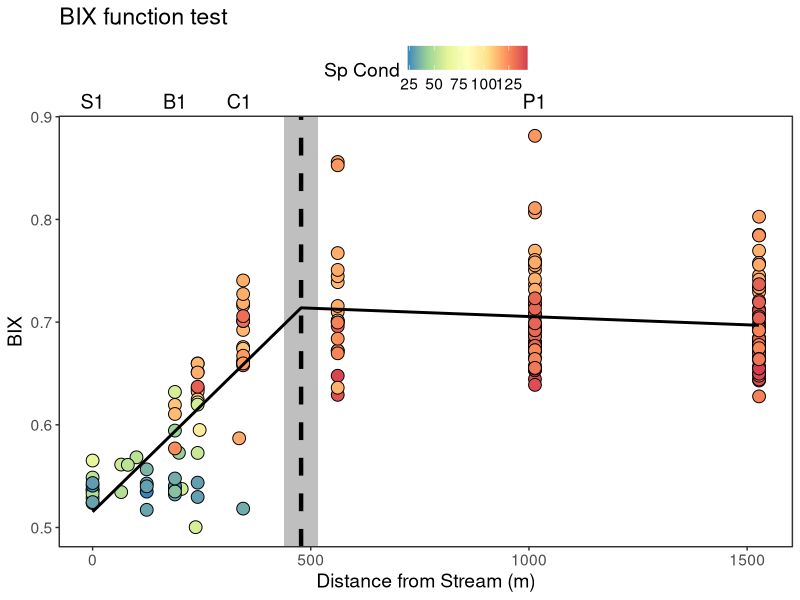
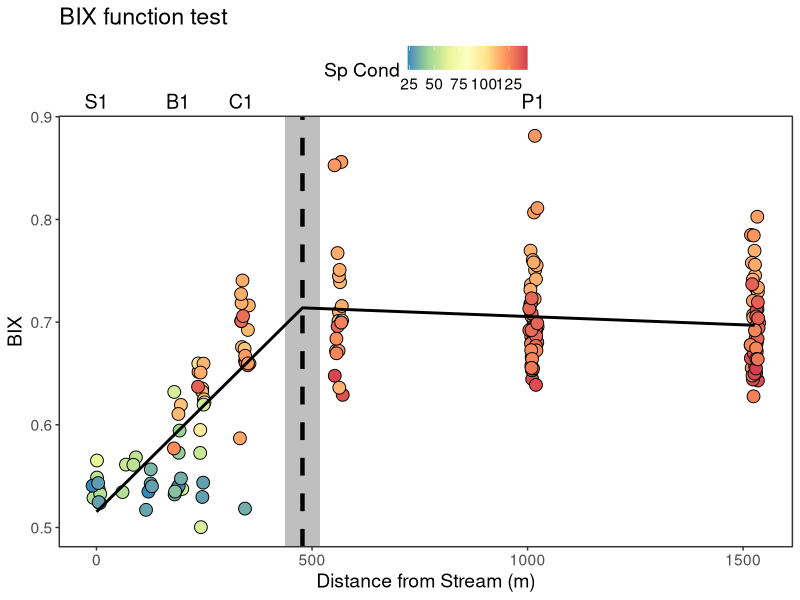
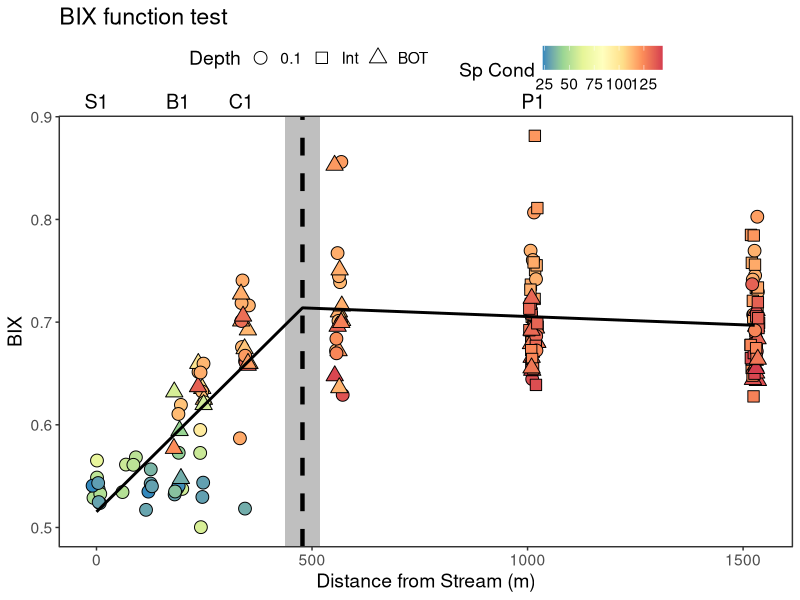
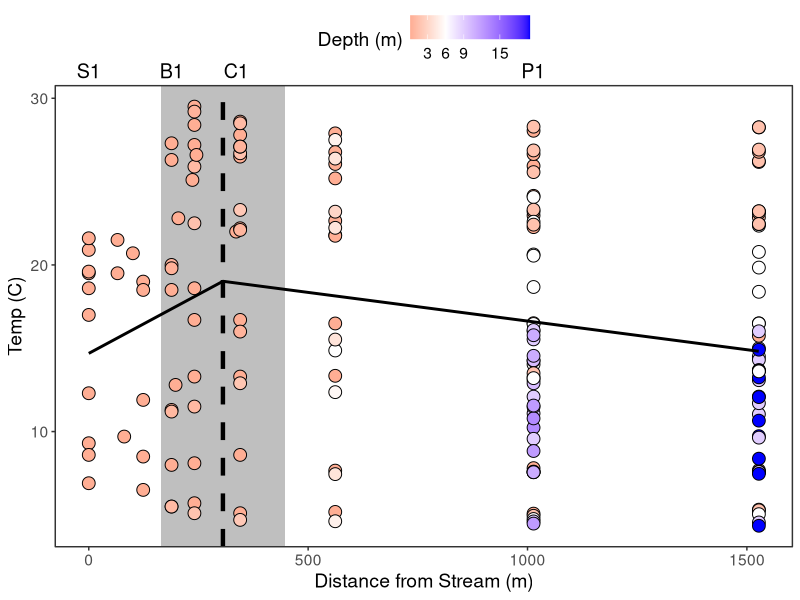
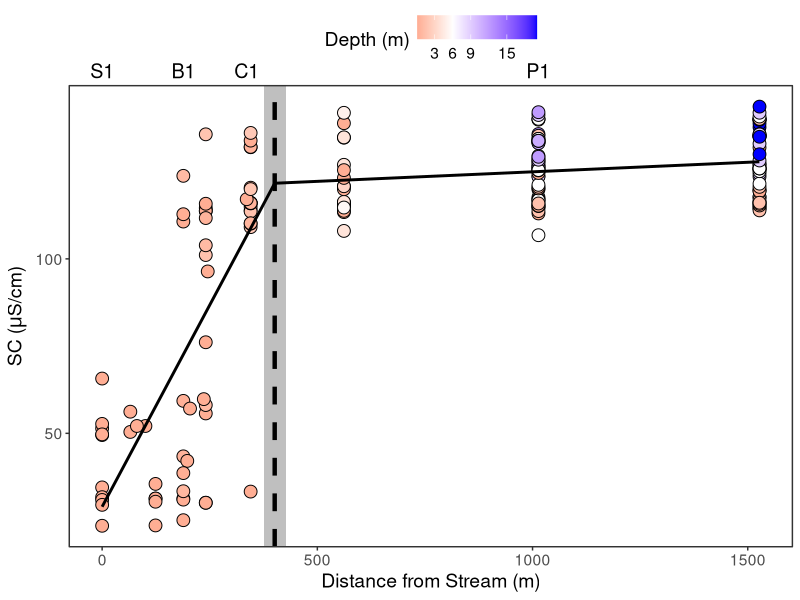
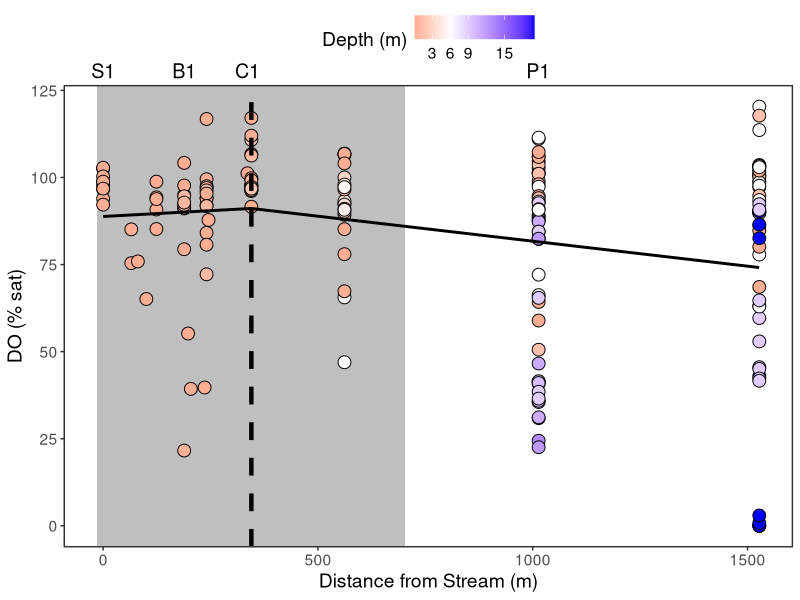
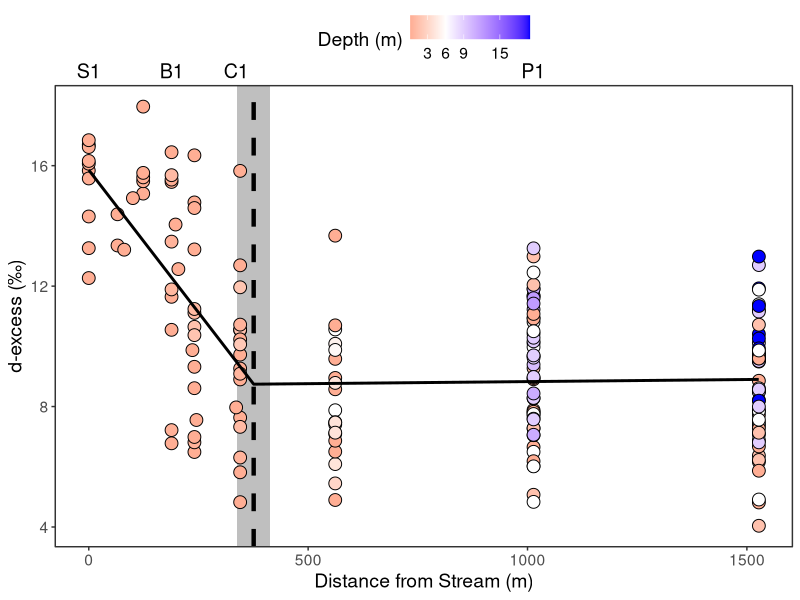
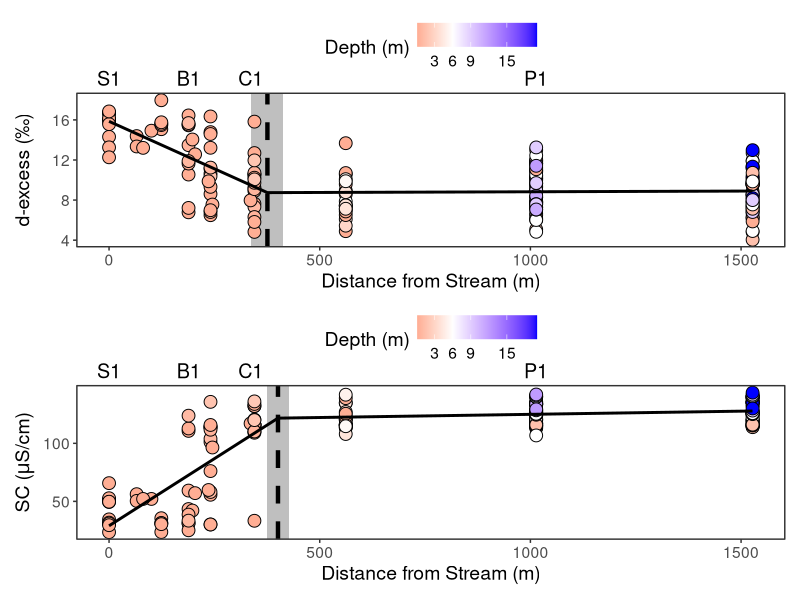

Reproduce these figures in R, in order.
## ---- chunk 1
## packages 
library(segmented) #for breakpoints
library(tidyverse)
library(patchwork) # so you can arrange figures by "/" or "|"

## read in chem data
chem <- read_csv("../Data/chemistry_joined_sensor_hydro.csv")   

## ---- chunk 2
chem_bp <- chem |> 
  #Make depth column grouped by Surface, Bottom, and Intermediate (just for P1 and P2 for INT)
   mutate(Depth_bins = as.character(ifelse(Site %in% c(98,96,92,90) & Depth_m > 0.1, "BOT", Depth_m)),
          Depth_bins = as.character(ifelse(Site %in% c(88,50) & Depth_m > 9, "BOT", Depth_bins)),
          Depth_bins = as.character(ifelse(!Depth_bins %in% c("0.1", "BOT"), "Int", Depth_bins))
  ) |> 
  #zscores
  mutate(Temp_zs = scale(Temp_C),
         SC_zs = scale(SpCond_uScm),
         dexcess_zs = scale(D_excess),
         BIX_zs = scale(BIX),
         HIX_zs = scale(HIX),
         SUVA254_zs = scale(SUVA254),
         AT_zs = scale(A_T),
         DOC_zs = scale(DOC_mgL),
         NO3_zs = scale(NO3NO2_ugL),
         Chla_zs = scale(Chla_ugL)
         )

  
## ---- chunk 3
### BIX as an example

# #fit normal linear regression 
# my.lm <- lm(BIX ~ Distance, data = chem)
# summary(my.lm)
# davies <- davies.test(my.lm, k=10)
# davies
# 
# #Run breakpoint
# my.seg <- segmented(my.lm,  seg.Z = ~ Distance,  psi = 2 )
# summary(my.seg)
# my.seg$psi
# slope(my.seg)
# 
# #fit breakpoint segments to distance data
# my.fitted <- fitted(my.seg)
# my.model <- data.frame(Distance = chem$Distance, BIX_fit = my.fitted)
# 
# #get breakpoint lines
# #NOTE that this line comes up chopy because its fitting to x axis values that aren't continous (have gaps between c and P sites; fixed later below)
# my.lines <- my.seg$psi[ , 2]
# 
# #plot
# chem |> 
#   ggplot(aes(x = Distance, y = BIX, fill = Depth_m))+
#   geom_point(shape = 21, size = 4) + #shape = 21,
#   # geom_smooth()+
#   theme_bw()+ theme(legend.position = "top", text = element_text(size = 18),
#                     panel.grid.major = element_blank(), panel.grid.minor = element_blank())+
#   labs(x= "Distance from Stream (m)", y = "BIX", fill = "Depth (m)",
#        shape = "Site Type")+
#   scale_x_continuous(breaks = c(0, 500, 1000, 1500))+ 
#   scale_fill_gradient2(low = "red",  high ="blue",
#                        midpoint = 6,  guide = "colourbar", breaks = c(3,6,9, 15))+
#   #geom_smooth()+
#   geom_vline(xintercept = my.lines, linetype = "dashed", size = 1.5) +
#   geom_line(data = my.model, aes(x = Distance, y = BIX_fit), size = 1, inherit.aes = FALSE ) 



## get the quick stats by running on variables breakpoint
# #BIX
# my.lm <- lm(BIX ~ Distance, data = chem)
# davies <- davies.test(my.lm, k=10)
# davies
# my.seg <- segmented(my.lm,  seg.Z = ~ Distance,  psi = 2 )
# summary(my.seg)
# my.seg$psi
# slope(my.seg)


## ---- chunk 4

run_breakpoint_analysis <- function(df, 
                                    response_var = NULL,
                                    response_var_label = NULL,
                                    fill_var = NULL,
                                    fill_var_label = NULL,
                                    title = NULL,
                                    depth_shape = FALSE,  # TRUE/FALSE to map Depth_bins to shape
                                    jitter_width = NULL   # NULL = no jitter, numeric = jitter width
                                    ) {
  
  # Fit linear model
  my.lm <- lm(as.formula(paste(response_var, "~ Distance")), data = df)
  
  # Davies test
  davies <- davies.test(my.lm, k = 10)
  
  # Segmented model
  my.seg <- segmented(my.lm, seg.Z = ~ Distance, psi = 2)
  
  # Make regression lines
  dist_gradient <- data.frame(Distance = seq(0, max(df$Distance, na.rm = TRUE), by = 1))
  dist_gradient$fit <- predict(my.seg, newdata = dist_gradient)
  
  # Breakpoint + SE
  my.lines     <- my.seg$psi[, 2]
  my.lines.SE  <- my.seg$psi[, 3]
  
  # Build base plot
  p <- df |>
    ggplot(aes(x = Distance, y = .data[[response_var]], fill = .data[[fill_var]])) +
    geom_rect(
      aes(
        xmin = (my.lines - my.lines.SE),
        xmax = (my.lines + my.lines.SE),
        ymin = -Inf, ymax = Inf
      ),
      alpha = 0.1, fill = "gray", color = NA
    )
  
  # Conditionally map shape to Depth_bins or use fixed shape
  if (depth_shape) {
    if (!is.null(jitter_width)) {
      p <- p + geom_jitter(aes(shape = Depth_bins), size = 4, width = jitter_width)
    } else {
      p <- p + geom_point(aes(shape = Depth_bins), size = 4)
    }
    p <- p + scale_shape_manual(
      values = c("0.1" = 21, "Int" = 22, "BOT" = 24),
      limits = c("0.1", "Int", "BOT"),
      name = "Depth"
    )
  } else {
    if (!is.null(jitter_width)) {
      p <- p + geom_jitter(shape = 21, size = 4, width = jitter_width)
    } else {
      p <- p + geom_point(shape = 21, size = 4)
    }
  }
  
  p <- p +
    labs(
      x = "Distance from Stream (m)",
      title = title,
      y = response_var_label,
      fill = fill_var_label
    ) +
    scale_x_continuous(breaks = c(0, 500, 1000, 1500)) +
    geom_vline(xintercept = my.lines, linetype = "dashed", size = 1.5) +
    geom_line(
      data = dist_gradient,
      aes(x = Distance, y = fit),
      size = 1,
      inherit.aes = FALSE
    ) +
    annotate("text",
             x = c(0, 189, 336, 1013),
             y = Inf,
             label = c("S1", "B1", "C1", "P1"),
             vjust = -0.5,
             size = 5) +
    coord_cartesian(clip = "off") +
    theme_bw() +
    theme(
      legend.position = "top",
      text = element_text(size = 14),
      panel.grid.major = element_blank(),
      panel.grid.minor = element_blank(),
      legend.background = element_blank(),
      legend.box.background = element_blank()
    )

  # Change fill color ramp for filling by Depth vs other variables
  if (fill_var == "Depth_m") {
    p <- p + scale_fill_gradient2(
      low = "red", high = "blue",
      midpoint = 6, guide = "colourbar",
      breaks = c(3, 6, 9, 15)
    )
  } else {
    p <- p + scale_fill_distiller(palette = "Spectral", direction = -1)
  }
 
  list(
    plot = p,
    segmented_summary = summary(my.seg),
    segmented_slopes = slope(my.seg),
    davies_test = davies
  )
} # end of function 


## ---- chunk 5
run_breakpoint_analysis(chem_bp, response_var = "BIX", response_var_label = "BIX", title = "BIX function test",
                                        fill_var = "SpCond_uScm", fill_var_label = "Sp Cond", depth_shape = F)

run_breakpoint_analysis(chem_bp, response_var = "BIX", response_var_label = "BIX", title = "BIX function test",
                                        fill_var = "SpCond_uScm", fill_var_label = "Sp Cond", 
                        jitter_width = 10 ,  depth_shape = F)

run_breakpoint_analysis(chem_bp, response_var = "BIX", response_var_label = "BIX", title = "BIX function test",
                                        fill_var = "SpCond_uScm", fill_var_label = "Sp Cond", 
                        jitter_width = 10 ,  depth_shape = T)


## ---- chunk 6
## Temp
temp_break <- run_breakpoint_analysis(chem_bp, response_var = "Temp_C", response_var_label = "Temp (C)",
                                      fill_var = "Depth_m", fill_var_label = "Depth (m)")

temp_break$plot
temp_break$davies_test

## Cond
SC_break <- run_breakpoint_analysis(chem_bp, response_var = "SpCond_uScm", 
                                    response_var_label = expression(paste("SC (",mu,"S/cm)")),
                                    fill_var = "Depth_m", fill_var_label = "Depth (m)")

SC_break$plot
SC_break$davies_test

## DO
DO_break <- run_breakpoint_analysis(chem_bp, response_var = "DOsat_percent", response_var_label = "DO (% sat)",
                                    fill_var = "Depth_m", fill_var_label = "Depth (m)")

DO_break$plot
DO_break$davies_test


## d-excess
Dexcess_break <- run_breakpoint_analysis(chem_bp, response_var = "D_excess", response_var_label = "d-excess (\u2030)",
                                    fill_var = "Depth_m", fill_var_label = "Depth (m)")

Dexcess_break$plot
Dexcess_break$davies_test


## stack Sp cond and d-excess
Dexcess_break$plot / SC_break$plot



## ---- chunk 7

## Cond
SC_zs_break <- run_breakpoint_analysis(chem_bp, response_var = "SC_zs", response_var_label = "SC (z-score)", 
                                       jitter_width = 10,
                                       fill_var = "Depth_m", fill_var_label = "Depth (m)")

SC_zs_break$plot
SC_zs_break$davies_test
SC_zs_break$segmented_summary
SC_zs_break$segmented_slopes



## d-excess
Dexcess_zs_break <- run_breakpoint_analysis(chem_bp, response_var = "dexcess_zs",
                                            jitter_width = 10,
                                            response_var_label = "d-excess (z-score)",fill_var = "Depth_m", fill_var_label = "Depth (m)")

Dexcess_zs_break$plot
Dexcess_zs_break$davies_test
Dexcess_zs_break$segmented_summary
Dexcess_zs_break$segmented_slopes



## ---- chunk 8

levels <- c("Temp_C", "SpCond_uScm", "D_excess")

levels_db <- c("22 May", "19 Jun", "11 Jul", "14 Aug", "16 Sep", 
               "30 Sep", "28 Oct", "17 Dec", "26 Feb", "16 Apr")

#By dates
chem_bp |> 
  dplyr::select(-Depth_bins) |> 
  pivot_longer(-c(1:7)) |>  
  # filter(!Site %in% c(50,88,90)) |> #if wanting to zoom in on S1 - C1 transition
  filter(name %in% levels) |> 
  mutate(Date1 = format(Date, "%d %b")) |> 
  ggplot(aes(x = Distance, y = value, fill = Depth_m))+
  geom_rect(aes(xmin = Dry_start, xmax = Dry_end, ymin = -Inf, ymax = Inf), 
            alpha = 0.1, fill = "gray", color = NA )+ #color gets rid of border
  geom_point(shape = 21, size = 4) + #shape = 21,
  #geom_smooth()+ # add ', warning=FALSE' to chunk to see plot
  facet_grid(factor(name, levels = levels)~factor(Date1, levels = levels_db), scales = "free_y")+
  theme_bw()+ theme(legend.position = "top", text = element_text(size = 14),
                    axis.text.x = element_text(angle = 45, hjust = 1), #can make angle = 45 and hjust = 1 to shift x label
                    panel.grid.major = element_blank(), panel.grid.minor = element_blank())+
  labs(x= "Distance from Stream (m)", fill = "Depth (m)")+
  scale_x_continuous(breaks = c(0, 600, 1200))+ 
  scale_fill_gradient2(low = "red",  high ="blue",
                       midpoint = 6,  guide = "colourbar", breaks = c(3,6,9, 15))




## ---- chunk 9
### dry stream vs connected days 
dry_stream_days <- c(ymd("2024-06-19"), ymd("2024-07-11"), ymd("2024-08-14"), 
                ymd("2024-09-16"), ymd("2024-10-28") )

wet_stream_days <- c(ymd("2024-05-22"), ymd("2024-09-30"), ymd("2024-12-17"), 
                ymd("2025-02-26"), ymd("2025-04-16"))

### plunge v no plunge groups 
plungedays <- c(ymd("2024-05-22"), ymd("2024-06-19"), ymd("2025-02-26"), ymd("2025-04-16"))

nonplungedays <- c(ymd("2024-07-11"), ymd("2024-08-14"), ymd("2024-09-16"),
                    ymd("2024-09-30"),  ymd("2024-10-28"), ymd("2024-12-17"))


## ---- chunk 10
## SC
plungedays_df <- chem_bp |> 
  filter(Date %in% plungedays)

SC_break_plunge <- run_breakpoint_analysis(plungedays_df, response_var = "SpCond_uScm", 
                                           response_var_label = expression(paste("SC (",mu,"S/cm)")),
                                    fill_var = "Depth_m", fill_var_label = "Depth (m)", title = "Plunge Days")

SC_break_plunge$davies_test


noplungedays_df <- chem_bp |> 
  filter(Date %in% nonplungedays)

SC_break_plungeno <- run_breakpoint_analysis(noplungedays_df, response_var = "SpCond_uScm", 
                                             response_var_label = expression(paste("SC (",mu,"S/cm)")),
                                    fill_var = "Depth_m", fill_var_label = "Depth (m)", title = "Non Plunge Days")

SC_break_plungeno$davies_test

SC_break_plunge$plot / SC_break_plungeno$plot


##D-excess
Dexcess_break_plunge <- run_breakpoint_analysis(plungedays_df, response_var = "D_excess", 
                                                response_var_label = "d-excess (\u2030)",
                                    fill_var = "Depth_m", fill_var_label = "Depth (m)", title = "Plunge Days")

Dexcess_break_plunge$davies_test


Dexcess_break_plungeno <- run_breakpoint_analysis(noplungedays_df, response_var = "D_excess", 
                                                  response_var_label = "d-excess (\u2030)",
                                    fill_var = "Depth_m", fill_var_label = "Depth (m)", title = "Non Plunge Days")

Dexcess_break_plungeno$davies_test

Dexcess_break_plunge$plot / Dexcess_break_plungeno$plot


## ---- chunk 11
## SC
drystream_df <- chem_bp |> 
  filter(Date %in% dry_stream_days)

SC_break_dry <- run_breakpoint_analysis(drystream_df, response_var = "SpCond_uScm",
                                        response_var_label = expression(paste("SC (",mu,"S/cm)")),
                                    fill_var = "Depth_m", fill_var_label = "Depth (m)", title = "Dry Stream Days")

SC_break_dry$davies_test


wetstream_df <- chem_bp |> 
  filter(Date %in% wet_stream_days)

SC_break_wet <- run_breakpoint_analysis(wetstream_df, response_var = "SpCond_uScm",
                                        response_var_label = expression(paste("SC (",mu,"S/cm)")),
                                    fill_var = "Depth_m", fill_var_label = "Depth (m)", title = "Connected Stream Days")

SC_break_wet$davies_test

SC_break_dry$plot / SC_break_wet$plot


##D-excess
D_break_dry <- run_breakpoint_analysis(drystream_df, response_var = "D_excess", 
                                       response_var_label = "d-excess (\u2030)",
                                    fill_var = "Depth_m", fill_var_label = "Depth (m)", title = "Dry Stream Days")

D_break_wet <- run_breakpoint_analysis(wetstream_df, response_var = "D_excess",
                                       response_var_label = "d-excess (\u2030)",
                                    fill_var = "Depth_m", fill_var_label = "Depth (m)", title = "Connected Stream Days")

D_break_dry$plot / D_break_wet$plot



## ---- chunk 12

##Plunge v no plunge
SC_break_plunge$plot / SC_break_plungeno$plot

Dexcess_break_plunge$plot / Dexcess_break_plungeno$plot

cowplot::plot_grid(SC_break_plunge$plot, Dexcess_break_plunge$plot , 
                                    SC_break_plungeno$plot, Dexcess_break_plungeno$plot,
                                     labels = c("a", "b", "c", "d"), ncol = 2)

#dry v wet 
SC_break_dry$plot / SC_break_wet$plot
D_break_dry$plot / D_break_wet$plot

cowplot::plot_grid(SC_break_dry$plot, D_break_dry$plot , 
                                    SC_break_wet$plot, D_break_wet$plot,
                                     labels = c("a", "b", "c", "d"), ncol = 2)


## all together now 
SI_plunge_dry_SC_dexcess_fig <-
  cowplot::plot_grid(SC_break_plunge$plot, Dexcess_break_plunge$plot , SC_break_dry$plot, D_break_dry$plot , 
                   SC_break_plungeno$plot, Dexcess_break_plungeno$plot, SC_break_wet$plot, D_break_wet$plot,
                                    # labels = c("a", "b", "c", "d", "e", "f", "g", "h"), 
                   labels = c("a", "c", "e", "g", "b", "d", "f", "h"), ncol = 4)


#ggsave("../Figures/FigS4_Plunge_dry_SC_Dexcess.png", SI_plunge_dry_SC_dexcess_fig, height = 8, width = 13, units = "in")


## ---- chunk 13

#### DOC
doc_zt_break <- run_breakpoint_analysis(chem_bp, response_var = "DOC_zs", response_var_label = "DOC (z-score)",
                                        jitter_width = 10,
                                        fill_var = "Depth_m", fill_var_label = "Depth (m)")

doc_zt_break$plot
doc_zt_break$davies_test
doc_zt_break$segmented_summary
doc_zt_break$segmented_slopes

#### BIX

bix_zt_break <- run_breakpoint_analysis(chem_bp, response_var = "BIX_zs", response_var_label = "BIX (z-score)",
                                        jitter_width = 10,
                                        fill_var = "Depth_m", fill_var_label = "Depth (m)")

bix_zt_break$plot
bix_zt_break$davies_test
bix_zt_break$segmented_summary
bix_zt_break$segmented_slopes

#### HIX
hix_zt_break <- run_breakpoint_analysis(chem_bp, response_var = "HIX_zs", response_var_label = "HIX \n (z-score)",  
                                        jitter_width = 10, fill_var = "Depth_m", fill_var_label = "Depth (m)")
hix_zt_break$davies_test
hix_zt_break$segmented_summary
hix_zt_break$segmented_slopes


#### AT
AT_zt_break <- run_breakpoint_analysis(chem_bp, response_var = "AT_zs", response_var_label = "Peak A:T \n (z-score)", 
                                       jitter_width = 10, fill_var = "Depth_m", fill_var_label = "Depth (m)")
AT_zt_break$davies_test
AT_zt_break$segmented_summary
AT_zt_break$segmented_slopes



#### SUVA
SUVA_zt_break <- run_breakpoint_analysis(chem_bp, response_var = "SUVA254_zs", response_var_label = "SUVA254 \n (z-score)",
                                         jitter_width = 10, fill_var = "Depth_m", fill_var_label = "Depth (m)")
SUVA_zt_break$davies_test
SUVA_zt_break$segmented_summary
SUVA_zt_break$segmented_slopes


cowplot::plot_grid(AT_zt_break$plot, SUVA_zt_break$plot, hix_zt_break$plot,
                                     labels = c("a", "b", "c"), ncol = 1)



## ---- chunk 14

BP_ms <- cowplot::plot_grid(SC_zs_break$plot, Dexcess_zs_break$plot ,
                   doc_zt_break$plot, bix_zt_break$plot,
                                     labels = c("a", "b", "c", "d"), ncol = 1)

BP_ms

# ggsave("../Figures/Fig7_BP.png", BP_ms, height = 9, width = 7, units = "in")

## ---- chunk 15

# #stack
# library(patchwork)
# 
# #bix other fills
# bix_zt_break_sc <- run_breakpoint_analysis(chem_bp, response_var = "BIX_zs", response_var_label = "BIX (z-score)",
#                                       fill_var = "SpCond_uScm", fill_var_label = "SpCond")
# 
# bix_zt_break_dexcess <- run_breakpoint_analysis(chem_bp, response_var = "BIX_zs", response_var_label = "BIX (z-score)",
#                                       fill_var = "D_excess", fill_var_label = "d-excess")
# 
# bix_zt_break_stage <- run_breakpoint_analysis(chem_bp, response_var = "BIX_zs", response_var_label = "BIX (z-score)",
#                                       fill_var = "HPB_stage_cm", fill_var_label = "stream stage")
# 
# bix_bp_colorrampling <- (bix_zt_break$plot / bix_zt_break_sc$plot) | (bix_zt_break_dexcess$plot / bix_zt_break_stage$plot)
# 
# bix_bp_colorrampling
# # ggsave("../Figures/BIX_BPs_colorramps.png", bix_bp_colorrampling, height = 8, width = 9, units = "in")



## ---- chunk 16
##make surface only data frame
chem_surf <- chem_bp |>
  filter(Depth_m == 0.1)

##make max depth only data frame
chem_maxdepth <- chem_bp |>
  group_by(Site, Date) |>
  mutate(max_depth = if_else(Depth_m == max(Depth_m, na.rm = TRUE), "Max", "Not")) |>
  ungroup() |>
  filter(max_depth == "Max")

## ---- chunk 17
#### BIX 

## BIX surface
bix_zt_surf_break <- run_breakpoint_analysis(chem_surf, response_var = "BIX_zs", response_var_label = "BIX (z-score)",
                                        jitter_width = 10, fill_var = "Depth_m", fill_var_label = "Depth (m)")
bix_zt_surf_break$davies_test
bix_zt_surf_break$segmented_summary
bix_zt_surf_break$segmented_slopes

## BIX BOT
bix_zt_bot_break <- run_breakpoint_analysis(chem_maxdepth, response_var = "BIX_zs", response_var_label = "BIX (z-score)",
                                        jitter_width = 10, fill_var = "Depth_m", fill_var_label = "Depth (m)")
bix_zt_bot_break$davies_test
bix_zt_bot_break$segmented_summary
bix_zt_bot_break$segmented_slopes


#plot breakpoints
bix_zt_break$plot / bix_zt_surf_break$plot / bix_zt_bot_break$plot


## ---- chunk 18
#### DOC 

## DOC surface
doc_zt_surf_break <- run_breakpoint_analysis(chem_surf, response_var = "DOC_zs", response_var_label = "DOC (z-score)",
                                       jitter_width = 10, fill_var = "Depth_m", fill_var_label = "Depth (m)")
doc_zt_surf_break$davies_test
doc_zt_surf_break$segmented_summary
doc_zt_surf_break$segmented_slopes

## DOC BOT
doc_zt_bot_break <- run_breakpoint_analysis(chem_maxdepth, response_var = "DOC_zs", response_var_label = "DOC (z-score)",
                                        jitter_width = 10, fill_var = "Depth_m", fill_var_label = "Depth (m)")
doc_zt_bot_break$davies_test
doc_zt_bot_break$segmented_summary
doc_zt_bot_break$segmented_slopes


## ---- chunk 19
##plot them all
DOM_surf_maxdepth_BPs <- cowplot::plot_grid(doc_zt_surf_break$plot,  bix_zt_surf_break$plot,
                                            doc_zt_break$plot, bix_zt_break$plot,  
                                           doc_zt_bot_break$plot, bix_zt_bot_break$plot,
                                     labels = c("a) DOC surface", "b) BIX surface",
                                                "c) DOC all", "d) BIX all",
                                                "e) DOC max", "f) BIX max"), ncol = 2)

DOM_surf_maxdepth_BPs

# ggsave("../Figures/S12_DOM_surf_bot_BPs.png", DOM_surf_maxdepth_BPs, height = 8, width = 9, units = "in")


## ---- chunk 20
####NO3
no3_zt_break <- run_breakpoint_analysis(chem_bp, response_var = "NO3_zs", jitter_width = 10,
                                        response_var_label = "NO3 \n (z-score)", fill_var = "Depth_m", fill_var_label = "Depth (m)")

no3_zt_break$plot
no3_zt_break$davies_test
no3_zt_break$segmented_summary
no3_zt_break$segmented_slopes


## ---- chunk 21
DOM_NO3_SI_break_plots <- 
  cowplot::plot_grid( AT_zt_break$plot, SUVA_zt_break$plot,
                      hix_zt_break$plot,  no3_zt_break$plot, 
                                     labels = c("a", "b", "c", "d"), ncol = 1)

DOM_NO3_SI_break_plots

# ggsave("../Figures/FigS11_DOM_NO3_SI_BP.png", DOM_NO3_SI_break_plots, height = 9, width = 9, units = "in")


## ---- chunk 22
#### NO3 surface
no3_zt_break_surf <- run_breakpoint_analysis(chem_surf, response_var = "NO3_zs", response_var_label = "NO3 (z-score)",
                                       jitter_width = 10, fill_var = "Depth_m", fill_var_label = "Depth (m)")

no3_zt_break_surf$plot
no3_zt_break_surf$davies_test
no3_zt_break_surf$segmented_summary
no3_zt_break_surf$segmented_slopes


#### chla surface
chla_zt_break_surf <- run_breakpoint_analysis(chem_surf, response_var = "Chla_zs", response_var_label = "Chl-a (z-score)",
                                       jitter_width = 10, fill_var = "Depth_m", fill_var_label = "Depth (m)")

chla_zt_break_surf$plot
chla_zt_break_surf$davies_test
chla_zt_break_surf$segmented_summary
chla_zt_break_surf$segmented_slopes



##make figure 
chla_break_plots <- cowplot::plot_grid(no3_zt_break_surf$plot, chla_zt_break_surf$plot, 
                                       doc_zt_surf_break$plot,  bix_zt_surf_break$plot, 
                                     labels = c("a", "b", "c", "d"), ncol = 1)

chla_break_plots

# ggsave("../Figures/FigS14_Chla_breakpoints_surf_SI.png", chla_break_plots, height = 9, width = 7, units = "in")
